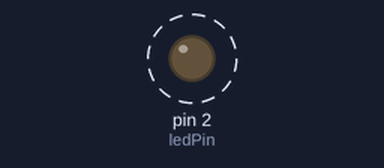
Bench run of a sketch on a simulated Arduino Uno, built with avr-gcc and run on an emulated ATmega328P. Shown: output pins drawn as LEDs (lit = HIGH). Dashed ring = blinking.

Above: at 0.2 s.
Timing chart, 0 to 3.0 s (numbered marks = the images above):
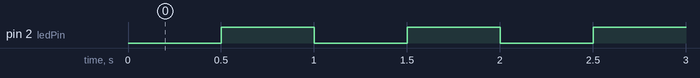

Measured:
- by itself, pin 2 (ledPin): alternates HIGH for 0.50 s and LOW for 0.50 s

The sketch:

ex02.ino
```cpp
const int ledPin = 2;
unsigned long previousMillis = 0;
const long interval = 500;
int ledState = LOW;

void setup() {
  pinMode(ledPin, OUTPUT);
}

void loop() {
  unsigned long currentMillis = millis(); // 获取当前系统运行的毫秒数

  // 如果当前时间减去上次记录的时间，大于等于我们设置的间隔(500ms)
  if (currentMillis - previousMillis >= interval) {
    previousMillis = currentMillis; // 更新时间记录

    // 翻转 LED 的状态
    if (ledState == LOW) {
      ledState = HIGH;
    } else {
      ledState = LOW;
    }
    digitalWrite(ledPin, ledState); // 输出状态到引脚
  }
}
```
